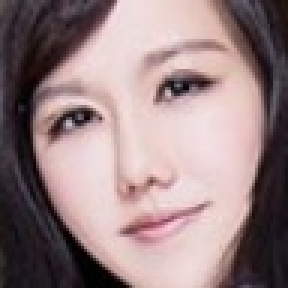
#> input picture face++/faces/04be0ecd161170aa-0.jpg, 96 x 96 px, given as the content of the folder ../photo-gevent/pics, which was not available (shown 3 times larger)
$ python face_of_people.py
#> lines starting #> are read from the running program, lines starting #| are printed output that depends on the picture; pictures that were not available may be replaced by others from this repository, and a replacement may not be noted
import cv2
import sys
import os.path
from glob import glob

def detect(filename, cascade_file="haarcascade_frontalface_alt2.xml"):
#> called with filename = '_only/04be0ecd161170aa-0.jpg', cascade_file = 'haarcascade_frontalface_alt2.xml'
    if not os.path.isfile(cascade_file):
        raise RuntimeError("%s: not found" % cascade_file)

    cascade = cv2.CascadeClassifier(cascade_file)
    image = cv2.imread(filename)
#> image is the input picture: shape (96, 96, 3); mean B, G, R 131.4, 130.3, 152.3
    gray = cv2.cvtColor(image, cv2.COLOR_BGR2GRAY)
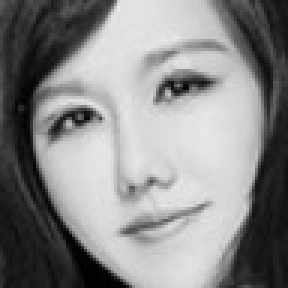
#> gray: shape (96, 96) (shown 3 times larger); min 0, max 235, mean 137
    gray = cv2.equalizeHist(gray)
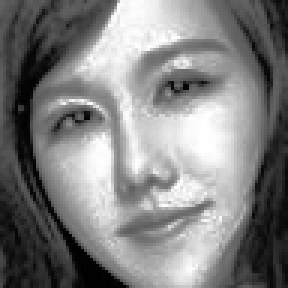
#> gray: shape (96, 96) (shown 3 times larger); min 0, max 255, mean 128.6


    faces = cascade.detectMultiScale(gray,
                                     # detector options
                                     scaleFactor=1.1,
                                     minNeighbors=5,
                                     minSize=(48, 48))
#> faces = [[3, 6, 86, 86]]

    for i, (x, y, w, h) in enumerate(faces):
        face = image[y: y + h, x:x + w, :]
        face = cv2.resize(face, (96, 96))
        save_filename = '%s-%d.jpg' % (os.path.basename(filename).split('.')[0], i)
        cv2.imwrite("faces/" + save_filename, face)
#> this loop made 1 pass
#> pass 1, in detect, `face = image[y: y + h, x:x + w, :]`:
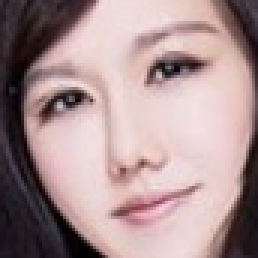
#> face: shape (86, 86, 3) (shown 3 times larger); mean B, G, R 145.9, 145.6, 169.9
#> pass 1, in detect, `face = cv2.resize(face, (96, 96))`:
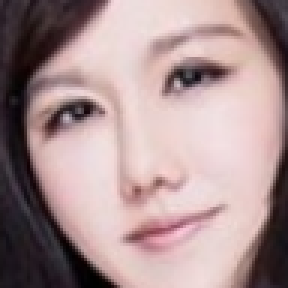
#> face: shape (96, 96, 3) (shown 3 times larger); mean B, G, R 145.8, 145.5, 169.8


if __name__ == '__main__':
    if os.path.exists('faces') is False:
        os.makedirs('faces')
    file_list = glob(r'../photo-gevent/pics/*.jpg')
    for filename in file_list:

        detect(filename)
        print(filename)
